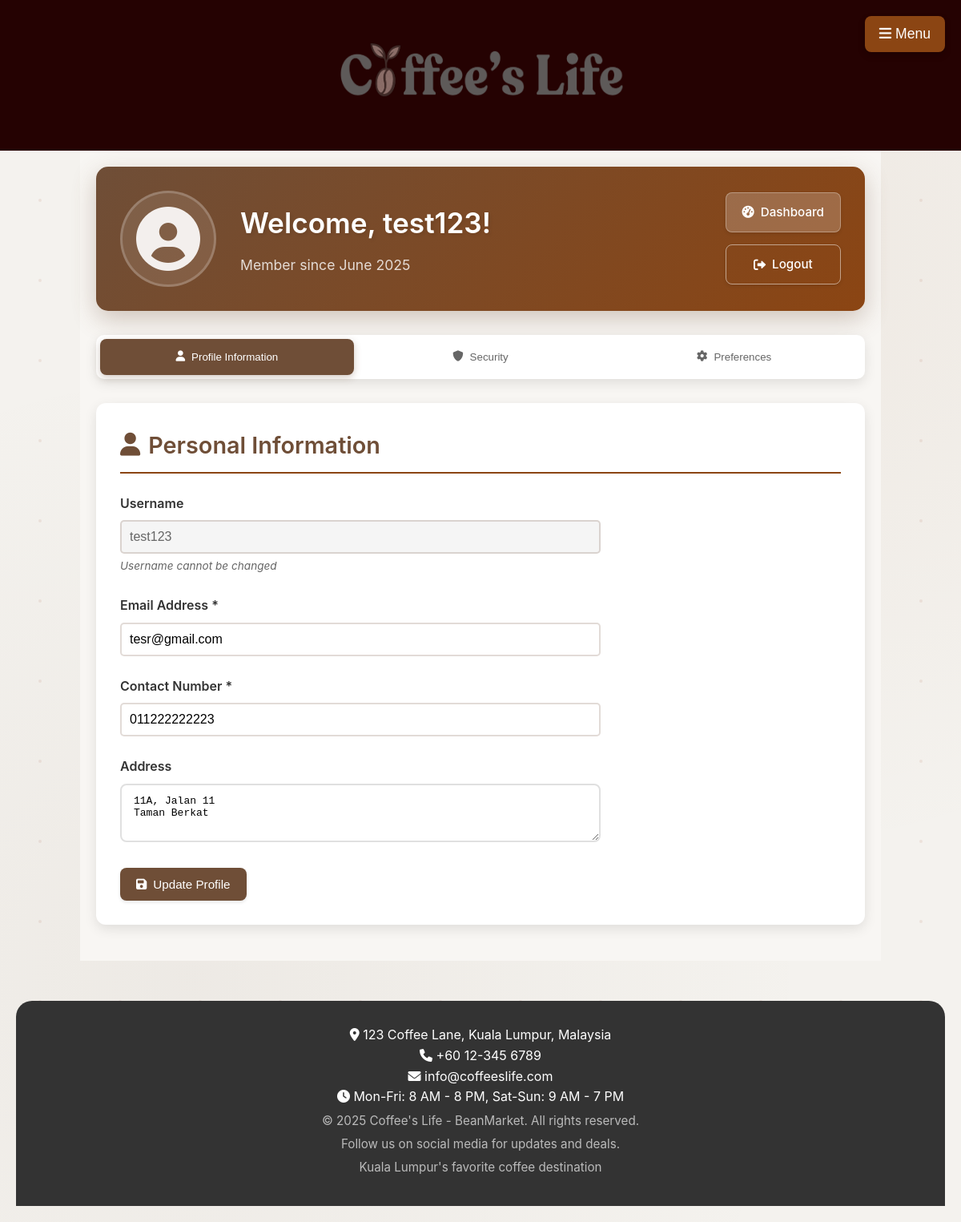
Page /UI/UI7_user_profile.php (signed in) on the committed database.
### tables this page shows
CREATE TABLE `users` (
  `id` int(11) NOT NULL,
  `username` varchar(255) NOT NULL,
  `password` varchar(255) NOT NULL,
  `email` varchar(255) NOT NULL,
  `contact_number` varchar(20) NOT NULL,
  `created_at` timestamp NOT NULL DEFAULT current_timestamp(),
  `address` text DEFAULT NULL
);

### UI/UI7_user_profile.php (the view, shortened to what this page needs)
<?php
require_once '../config.php';
$user_id = $_SESSION['user_id'] ?? 0;
try {
  $stmt = $pdo->prepare("SELECT username, email, contact_number, address, created_at FROM users WHERE id = ?");
  $stmt->execute([$user_id]);
  $user_data = $stmt->fetch();
} catch (Exception $e) {
  die("Error fetching user data.");
}
include '../header.php';
?>
<link rel="stylesheet" href="../css/profile.css">
<div class="profile-container">
  <div class="profile-header">
    <div class="profile-avatar">
      <i class="fas fa-user-circle"></i>
    </div>
    <div class="profile-info">
      <h1>Welcome, <?php echo htmlspecialchars($user_data['username']); ?>!</h1>
      <p class="member-since">Member since <?php echo date('F Y', strtotime($user_data['created_at'])); ?></p>
    </div>
    <div class="profile-actions">
      <a href="UI1_index.php" class="btn btn-secondary">
        <i class="fas fa-tachometer-alt"></i> Dashboard
      </a>
      <a href="user_logout.php" class="btn btn-outline">
        <i class="fas fa-sign-out-alt"></i> Logout
      </a>
    </div>
  </div>
  <div class="profile-tabs">
    <button class="tab-button active" onclick="showTab('profile')">
      <i class="fas fa-user"></i> Profile Information
    </button>
    <button class="tab-button" onclick="showTab('security')">
      <i class="fas fa-shield-alt"></i> Security
    </button>
    <button class="tab-button" onclick="showTab('preferences')">
      <i class="fas fa-cog"></i> Preferences
    </button>
  </div>
  <div id="profile-tab" class="tab-content active">
    <div class="profile-section">
      <h2><i class="fas fa-user"></i> Personal Information</h2>
      <form method="POST" class="profile-form">
        <div class="form-group">
          <label for="username">Username</label>
          <input type="text" id="username" name="username"
            value="<?php echo htmlspecialchars($user_data['username']); ?>"
            disabled>
          <small class="form-note">Username cannot be changed</small>
        </div>
        <div class="form-group">
          <label for="email">Email Address *</label>
          <input type="email" id="email" name="email"
            value="<?php echo htmlspecialchars($user_data['email']); ?>"
            required>
        </div>
        <div class="form-group">
          <label for="contact_number">Contact Number *</label>
          <input type="text" id="contact_number" name="contact_number"
            value="<?php echo htmlspecialchars($user_data['contact_number']); ?>"
            required>
        </div>
        <div class="form-group">
          <label for="address">Address</label>
          <textarea id="address" name="address" rows="3"
            placeholder="Enter your full address"><?php echo htmlspecialchars($user_data['address'] ?? ''); ?></textarea>
        </div>
        <button type="submit" name="update_profile" class="btn btn-primary">
          <i class="fas fa-save"></i> Update Profile
        </button>
      </form>
    </div>
  </div>
</div>
<?php include '../footer.php'; ?>

### css/global.css (style rules this page uses)
:root { --primary-brown: #6F4E37; --secondary-brown: #8B4513; --light-brown: #A0522D; --dark-brown: #4A0404; --cream-bg: #f4f2ee; --light-cream: #f8f9fa; --white: #ffffff; --text-primary: #333333; --text-secondary: #555555; --text-light: #777777; --text-white: #ffffff; --accent-blue: #007bff; --accent-blue-hover: #0056b3; --success-green: #28a745; --success-green-hover: #218838; --danger-red: #dc3545; --danger-red-hover: #c82333; --warning-yellow: #ffc107; --spacing-xs: 5px; --spacing-sm: 10px; --spacing-md: 15px; --spacing-lg: 20px; --spacing-xl: 30px; --border-radius-sm: 5px; --border-radius-md: 8px; --border-radius-lg: 12px; --shadow-light: 0 2px 4px rgba(0, 0, 0, 0.1); --shadow-medium: 0 4px 8px rgba(0, 0, 0, 0.15); --shadow-heavy: 0 4px 12px rgba(0, 0, 0, 0.08); --font-family: 'Inter', Arial, sans-serif; --font-weight-normal: 400; --font-weight-bold: 600; }
*, *::before, *::after { box-sizing: border-box; }
body { font-family: var(--font-family); margin: 0; padding: var(--spacing-lg); background-color: var(--cream-bg); color: var(--text-primary); line-height: 1.6; min-height: 100vh; background-image: radial-gradient(circle at 20% 80%, rgba(111, 78, 55, 0.05) 0%, transparent 50%), radial-gradient(circle at 80% 20%, rgba(139, 69, 19, 0.05) 0%, transparent 50%); }
body::before { content: ''; position: fixed; top: 0; left: 0; width: 100%; height: 100%; background-size: 100px 100px; pointer-events: none; z-index: -1; }
h1, h2, h3, h4, h5, h6 { color: var(--primary-brown); margin-top: 0; margin-bottom: var(--spacing-md); font-weight: var(--font-weight-bold); }
h1 { font-size: 2.5em; text-shadow: 2px 2px 4px rgba(0, 0, 0, 0.1); }
h2 { font-size: 2em; border-bottom: 2px solid var(--secondary-brown); padding-bottom: var(--spacing-sm); }
p { margin-bottom: var(--spacing-sm); color: var(--text-secondary); }
a { color: var(--accent-blue); text-decoration: none; transition: color 0.3s ease; }
.form-group { margin-bottom: var(--spacing-md); }
.form-group label { display: block; margin-bottom: var(--spacing-xs); font-weight: var(--font-weight-bold); color: var(--text-secondary); }
.form-group input[type="text"], .form-group input[type="email"], .form-group input[type="password"], .form-group input[type="number"], .form-group textarea, .form-group select { width: 100%; padding: var(--spacing-sm); border: 2px solid rgba(111, 78, 55, 0.2); border-radius: var(--border-radius-sm); font-size: 1em; transition: all 0.3s ease; background-color: var(--white); }
.btn { display: inline-block; padding: var(--spacing-sm) var(--spacing-xl); background: linear-gradient(135deg, var(--secondary-brown) 0%, var(--primary-brown) 100%); color: var(--white); border: none; border-radius: var(--border-radius-md); cursor: pointer; font-size: 1em; font-weight: var(--font-weight-bold); text-align: center; text-decoration: none; transition: all 0.3s ease; box-shadow: var(--shadow-light); position: relative; overflow: hidden; }
.btn::before { content: ''; position: absolute; top: 0; left: -100%; width: 100%; height: 100%; background: linear-gradient(90deg, transparent, rgba(255,255,255,0.2), transparent); transition: left 0.5s; }

### css/header.css (style rules this page uses)
*, *::before, *::after { box-sizing: border-box; }
body { font-family: 'Inter', sans-serif; margin: 0; overflow-x: hidden; background-color: #f4f2ee; color: #333; }

### css/home_page.css (style rules this page uses)
*, *::before, *::after { box-sizing: border-box; }
body { font-family: 'Inter', sans-serif; margin: 0; overflow-x: hidden; background-color: #f4f2ee; color: #333; }

### css/components.css (style rules this page uses)
.btn-primary { background-color: #28a745; color: white; }
.btn-secondary { background-color: #6c757d; color: white; }
.form-group { margin-bottom: 20px; }
.form-group label { display: block; margin-bottom: 5px; font-weight: bold; color: #333; }

### rows in the picture
users: username "test123", created_at "June 2025", email "tesr@gmail.com", contact_number "011222222223", address "11A, Jalan 11 Taman Berkat"
